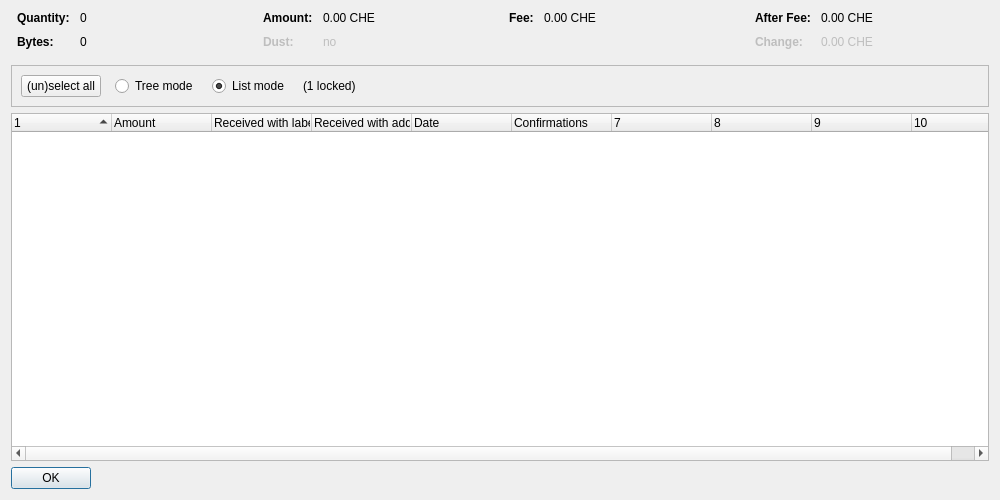
<?xml version="1.0" encoding="UTF-8"?>
<ui version="4.0">
 <class>CoinControlDialog</class>
 <widget class="QDialog" name="CoinControlDialog">
  <property name="geometry">
   <rect>
    <x>0</x>
    <y>0</y>
    <width>1000</width>
    <height>500</height>
   </rect>
  </property>
  <property name="windowTitle">
   <string>Coin Selection</string>
  </property>
  <layout class="QVBoxLayout" name="verticalLayout">
   <item>
    <layout class="QHBoxLayout" name="horizontalLayoutTop" stretch="0,0,0,0">
     <property name="topMargin">
      <number>0</number>
     </property>
     <property name="bottomMargin">
      <number>10</number>
     </property>
     <item>
      <layout class="QFormLayout" name="formLayoutCoinControl1">
       <property name="horizontalSpacing">
        <number>10</number>
       </property>
       <property name="verticalSpacing">
        <number>10</number>
       </property>
       <property name="leftMargin">
        <number>6</number>
       </property>
       <property name="rightMargin">
        <number>6</number>
       </property>
       <item row="0" column="0">
        <widget class="QLabel" name="labelCoinControlQuantityText">
         <property name="font">
          <font>
           <weight>75</weight>
           <bold>true</bold>
          </font>
         </property>
         <property name="text">
          <string>Quantity:</string>
         </property>
        </widget>
       </item>
       <item row="0" column="1">
        <widget class="QLabel" name="labelCoinControlQuantity">
         <property name="cursor">
          <cursorShape>IBeamCursor</cursorShape>
         </property>
         <property name="contextMenuPolicy">
          <enum>Qt::ActionsContextMenu</enum>
         </property>
         <property name="text">
          <string notr="true">0</string>
         </property>
         <property name="textInteractionFlags">
          <set>Qt::LinksAccessibleByMouse|Qt::TextSelectableByKeyboard|Qt::TextSelectableByMouse</set>
         </property>
        </widget>
       </item>
       <item row="1" column="0">
        <widget class="QLabel" name="labelCoinControlBytesText">
         <property name="font">
          <font>
           <weight>75</weight>
           <bold>true</bold>
          </font>
         </property>
         <property name="text">
          <string>Bytes:</string>
         </property>
        </widget>
       </item>
       <item row="1" column="1">
        <widget class="QLabel" name="labelCoinControlBytes">
         <property name="cursor">
          <cursorShape>IBeamCursor</cursorShape>
         </property>
         <property name="contextMenuPolicy">
          <enum>Qt::ActionsContextMenu</enum>
         </property>
         <property name="text">
          <string notr="true">0</string>
         </property>
         <property name="textInteractionFlags">
          <set>Qt::LinksAccessibleByMouse|Qt::TextSelectableByKeyboard|Qt::TextSelectableByMouse</set>
         </property>
        </widget>
       </item>
      </layout>
     </item>
     <item>
      <layout class="QFormLayout" name="formLayoutCoinControl2">
       <property name="horizontalSpacing">
        <number>10</number>
       </property>
       <property name="verticalSpacing">
        <number>10</number>
       </property>
       <property name="leftMargin">
        <number>6</number>
       </property>
       <property name="rightMargin">
        <number>6</number>
       </property>
       <item row="0" column="0">
        <widget class="QLabel" name="labelCoinControlAmountText">
         <property name="font">
          <font>
           <weight>75</weight>
           <bold>true</bold>
          </font>
         </property>
         <property name="text">
          <string>Amount:</string>
         </property>
        </widget>
       </item>
       <item row="0" column="1">
        <widget class="QLabel" name="labelCoinControlAmount">
         <property name="cursor">
          <cursorShape>IBeamCursor</cursorShape>
         </property>
         <property name="contextMenuPolicy">
          <enum>Qt::ActionsContextMenu</enum>
         </property>
         <property name="text">
          <string notr="true">0.00 CHE</string>
         </property>
         <property name="textInteractionFlags">
          <set>Qt::LinksAccessibleByMouse|Qt::TextSelectableByKeyboard|Qt::TextSelectableByMouse</set>
         </property>
        </widget>
       </item>
       <item row="1" column="0">
        <widget class="QLabel" name="labelCoinControlLowOutputText">
         <property name="enabled">
          <bool>false</bool>
         </property>
         <property name="font">
          <font>
           <weight>75</weight>
           <bold>true</bold>
          </font>
         </property>
         <property name="text">
          <string>Dust:</string>
         </property>
        </widget>
       </item>
       <item row="1" column="1">
        <widget class="QLabel" name="labelCoinControlLowOutput">
         <property name="enabled">
          <bool>false</bool>
         </property>
         <property name="cursor">
          <cursorShape>IBeamCursor</cursorShape>
         </property>
         <property name="contextMenuPolicy">
          <enum>Qt::ActionsContextMenu</enum>
         </property>
         <property name="text">
          <string notr="true">no</string>
         </property>
         <property name="textInteractionFlags">
          <set>Qt::LinksAccessibleByMouse|Qt::TextSelectableByKeyboard|Qt::TextSelectableByMouse</set>
         </property>
        </widget>
       </item>
      </layout>
     </item>
     <item>
      <layout class="QFormLayout" name="formLayoutCoinControl3">
       <property name="horizontalSpacing">
        <number>10</number>
       </property>
       <property name="verticalSpacing">
        <number>10</number>
       </property>
       <property name="leftMargin">
        <number>6</number>
       </property>
       <property name="rightMargin">
        <number>6</number>
       </property>
       <item row="0" column="0">
        <widget class="QLabel" name="labelCoinControlFeeText">
         <property name="font">
          <font>
           <weight>75</weight>
           <bold>true</bold>
          </font>
         </property>
         <property name="text">
          <string>Fee:</string>
         </property>
        </widget>
       </item>
       <item row="0" column="1">
        <widget class="QLabel" name="labelCoinControlFee">
         <property name="cursor">
          <cursorShape>IBeamCursor</cursorShape>
         </property>
         <property name="contextMenuPolicy">
          <enum>Qt::ActionsContextMenu</enum>
         </property>
         <property name="text">
          <string notr="true">0.00 CHE</string>
         </property>
         <property name="textInteractionFlags">
          <set>Qt::LinksAccessibleByMouse|Qt::TextSelectableByKeyboard|Qt::TextSelectableByMouse</set>
         </property>
        </widget>
       </item>
      </layout>
     </item>
     <item>
      <layout class="QFormLayout" name="formLayoutCoinControl4">
       <property name="horizontalSpacing">
        <number>10</number>
       </property>
       <property name="verticalSpacing">
        <number>10</number>
       </property>
       <property name="leftMargin">
        <number>6</number>
       </property>
       <property name="rightMargin">
        <number>6</number>
       </property>
       <item row="0" column="0">
        <widget class="QLabel" name="labelCoinControlAfterFeeText">
         <property name="font">
          <font>
           <weight>75</weight>
           <bold>true</bold>
          </font>
         </property>
         <property name="text">
          <string>After Fee:</string>
         </property>
        </widget>
       </item>
       <item row="0" column="1">
        <widget class="QLabel" name="labelCoinControlAfterFee">
         <property name="cursor">
          <cursorShape>IBeamCursor</cursorShape>
         </property>
         <property name="contextMenuPolicy">
          <enum>Qt::ActionsContextMenu</enum>
         </property>
         <property name="text">
          <string notr="true">0.00 CHE</string>
         </property>
         <property name="textInteractionFlags">
          <set>Qt::LinksAccessibleByMouse|Qt::TextSelectableByKeyboard|Qt::TextSelectableByMouse</set>
         </property>
        </widget>
       </item>
       <item row="1" column="0">
        <widget class="QLabel" name="labelCoinControlChangeText">
         <property name="enabled">
          <bool>false</bool>
         </property>
         <property name="font">
          <font>
           <weight>75</weight>
           <bold>true</bold>
          </font>
         </property>
         <property name="text">
          <string>Change:</string>
         </property>
        </widget>
       </item>
       <item row="1" column="1">
        <widget class="QLabel" name="labelCoinControlChange">
         <property name="enabled">
          <bool>false</bool>
         </property>
         <property name="cursor">
          <cursorShape>IBeamCursor</cursorShape>
         </property>
         <property name="contextMenuPolicy">
          <enum>Qt::ActionsContextMenu</enum>
         </property>
         <property name="text">
          <string notr="true">0.00 CHE</string>
         </property>
         <property name="textInteractionFlags">
          <set>Qt::LinksAccessibleByMouse|Qt::TextSelectableByKeyboard|Qt::TextSelectableByMouse</set>
         </property>
        </widget>
       </item>
      </layout>
     </item>
    </layout>
   </item>
   <item>
    <widget class="QFrame" name="frame">
     <property name="minimumSize">
      <size>
       <width>0</width>
       <height>40</height>
      </size>
     </property>
     <property name="frameShape">
      <enum>QFrame::StyledPanel</enum>
     </property>
     <property name="frameShadow">
      <enum>QFrame::Sunken</enum>
     </property>
     <layout class="QHBoxLayout" name="horizontalLayout">
      <item>
       <layout class="QHBoxLayout" name="horizontalLayoutPanel" stretch="0,0,0,0,0">
        <property name="spacing">
         <number>14</number>
        </property>
        <item>
         <widget class="QPushButton" name="pushButtonSelectAll">
          <property name="sizePolicy">
           <sizepolicy hsizetype="Maximum" vsizetype="Fixed">
            <horstretch>0</horstretch>
            <verstretch>0</verstretch>
           </sizepolicy>
          </property>
          <property name="text">
           <string>(un)select all</string>
          </property>
          <property name="autoDefault">
           <bool>false</bool>
          </property>
         </widget>
        </item>
        <item>
         <widget class="QRadioButton" name="radioTreeMode">
          <property name="sizePolicy">
           <sizepolicy hsizetype="Maximum" vsizetype="Fixed">
            <horstretch>0</horstretch>
            <verstretch>0</verstretch>
           </sizepolicy>
          </property>
          <property name="text">
           <string>Tree mode</string>
          </property>
         </widget>
        </item>
        <item>
         <widget class="QRadioButton" name="radioListMode">
          <property name="sizePolicy">
           <sizepolicy hsizetype="Maximum" vsizetype="Fixed">
            <horstretch>0</horstretch>
            <verstretch>0</verstretch>
           </sizepolicy>
          </property>
          <property name="text">
           <string>List mode</string>
          </property>
          <property name="checked">
           <bool>true</bool>
          </property>
         </widget>
        </item>
        <item>
         <widget class="QLabel" name="labelLocked">
          <property name="text">
           <string notr="true">(1 locked)</string>
          </property>
         </widget>
        </item>
        <item>
         <spacer name="horizontalSpacer">
          <property name="orientation">
           <enum>Qt::Horizontal</enum>
          </property>
          <property name="sizeHint" stdset="0">
           <size>
            <width>40</width>
            <height>20</height>
           </size>
          </property>
         </spacer>
        </item>
       </layout>
      </item>
     </layout>
    </widget>
   </item>
   <item>
    <widget class="CoinControlTreeWidget" name="treeWidget">
     <property name="contextMenuPolicy">
      <enum>Qt::CustomContextMenu</enum>
     </property>
     <property name="sortingEnabled">
      <bool>false</bool>
     </property>
     <property name="columnCount">
      <number>10</number>
     </property>
     <attribute name="headerShowSortIndicator" stdset="0">
      <bool>true</bool>
     </attribute>
     <attribute name="headerStretchLastSection">
      <bool>false</bool>
     </attribute>
     <column>
      <property name="text">
       <string/>
      </property>
     </column>
     <column>
      <property name="text">
       <string>Amount</string>
      </property>
     </column>
     <column>
      <property name="text">
       <string>Received with label</string>
      </property>
     </column>
     <column>
      <property name="text">
       <string>Received with address</string>
      </property>
     </column>
     <column>
      <property name="text">
       <string>Date</string>
      </property>
     </column>
     <column>
      <property name="text">
       <string>Confirmations</string>
      </property>
      <property name="toolTip">
       <string>Confirmed</string>
      </property>
     </column>
     <column>
      <property name="text">
       <string/>
      </property>
     </column>
     <column>
      <property name="text">
       <string/>
      </property>
     </column>
     <column>
      <property name="text">
       <string/>
      </property>
     </column>
     <column>
      <property name="text">
       <string/>
      </property>
     </column>
    </widget>
   </item>
   <item>
    <widget class="QDialogButtonBox" name="buttonBox">
     <property name="sizePolicy">
      <sizepolicy hsizetype="Maximum" vsizetype="Fixed">
       <horstretch>0</horstretch>
       <verstretch>0</verstretch>
      </sizepolicy>
     </property>
     <property name="orientation">
      <enum>Qt::Horizontal</enum>
     </property>
     <property name="standardButtons">
      <set>QDialogButtonBox::Ok</set>
     </property>
    </widget>
   </item>
  </layout>
 </widget>
 <customwidgets>
  <customwidget>
   <class>CoinControlTreeWidget</class>
   <extends>QTreeWidget</extends>
   <header>coincontroltreewidget.h</header>
  </customwidget>
 </customwidgets>
 <resources/>
 <connections/>
</ui>
